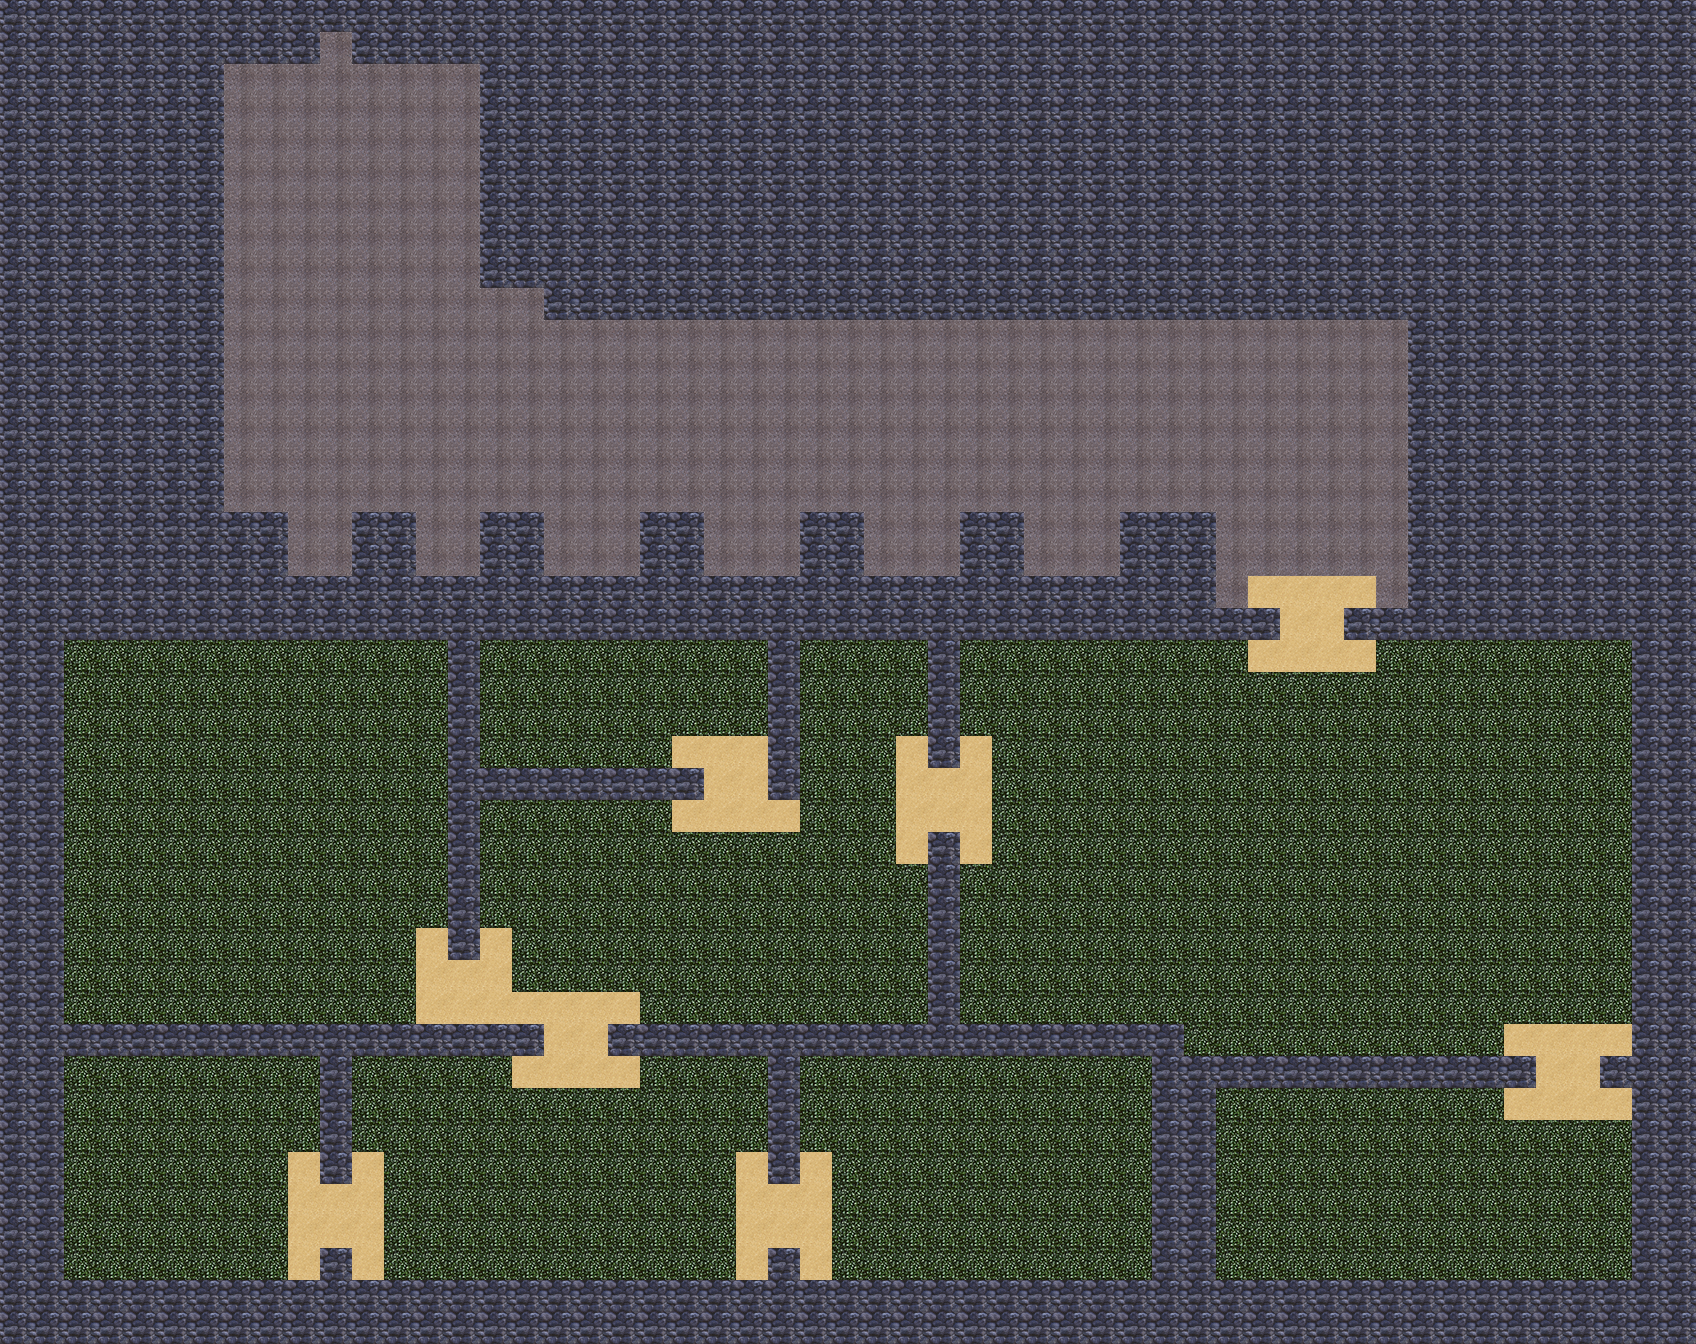

Tiled map render using the project's own tile images. Description and the map definition, with tile-layer contents summarised, below:
An orthogonal 53x42 tile map with 32x32 px tiles, 2 tile layers (ground, wall) and 42 objects.

<map version="1.0" orientation="orthogonal" renderorder="right-down" width="53" height="42" tilewidth="32" tileheight="32" nextobjectid="43">
 <tileset firstgid="1" name="dungeon" tilewidth="32" tileheight="32">
  <image source="dungeon.png" trans="ff00ff" width="96" height="96" />
 </tileset>
 <layer name="ground" width="53" height="42">
  <data>[2226 cells, 2226 non-empty, 3 distinct tile ids]</data>
 </layer>
 <layer name="wall" width="53" height="42">
  <data>[2226 cells, 1005 non-empty, 1 distinct tile ids]</data>
 </layer>
 <objectgroup name="player">
  <object id="42" x="1442" y="1199">
   <ellipse />
  </object>
 </objectgroup>
 <objectgroup name="goal">
  <object id="14" x="319.818" y="32.2727" width="32" height="32" />
 </objectgroup>
 <objectgroup name="lever">
  <object id="1" x="570.667" y="686.667" width="32" height="16" />
  <object id="2" x="552" y="1180" width="32" height="16" />
  <object id="3" x="768" y="962.667" width="32" height="16" />
  <object id="4" x="1529.33" y="720" width="32" height="16" />
  <object id="5" x="926.667" y="1149.33" width="32" height="16" />
  <object id="41" x="162" y="970" width="32" height="16" />
 </objectgroup>
 <objectgroup name="vdoor">
  <object id="6" x="454.667" y="960" width="16" height="64" />
  <object id="7" x="936" y="767" width="16" height="64" />
  <object id="8" x="775" y="1184" width="16" height="64" />
  <object id="9" x="327" y="1183" width="16" height="64" />
 </objectgroup>
 <objectgroup name="hdoor">
  <object id="10" x="704" y="776" width="64" height="15" />
  <object id="11" x="544" y="1032.5" width="64" height="15" />
  <object id="12" x="1280" y="618.5" width="64" height="15" />
  <object id="13" x="1535" y="1064.5" width="64" height="15" />
 </objectgroup>
 <objectgroup name="enemy">
  <object id="34" x="1066" y="544">
   <ellipse />
  </object>
  <object id="35" x="916" y="548">
   <ellipse />
  </object>
  <object id="36" x="748" y="544">
   <ellipse />
  </object>
  <object id="37" x="586" y="545">
   <ellipse />
  </object>
  <object id="38" x="444" y="549">
   <ellipse />
  </object>
  <object id="39" x="326" y="545">
   <ellipse />
  </object>
  <object id="40" x="234" y="697">
   <ellipse />
  </object>
 </objectgroup>
 <objectgroup name="trap">
  <object id="15" x="862" y="926" width="32" height="32" />
  <object id="16" x="703" y="1091" width="32" height="32" />
  <object id="17" x="829" y="1091" width="32" height="32" />
  <object id="18" x="386" y="1092" width="32" height="32" />
  <object id="19" x="251" y="1122" width="32" height="32" />
  <object id="20" x="382" y="899" width="32" height="32" />
  <object id="21" x="250" y="1233" width="32" height="32" />
  <object id="22" x="1023" y="673" width="32" height="32" />
  <object id="23" x="571" y="831" width="32" height="32" />
  <object id="24" x="828" y="672" width="32" height="32" />
  <object id="25" x="641" y="480" width="32" height="32" />
  <object id="26" x="641" y="447" width="32" height="32" />
  <object id="27" x="641" y="414" width="32" height="32" />
  <object id="28" x="641" y="382" width="32" height="32" />
  <object id="29" x="642" y="349" width="32" height="32" />
  <object id="30" x="254" y="254" width="32" height="32" />
  <object id="31" x="383" y="253" width="32" height="32" />
  <object id="32" x="319" y="251" width="32" height="32" />
  <object id="33" x="448" y="254" width="32" height="32" />
 </objectgroup>
</map>
